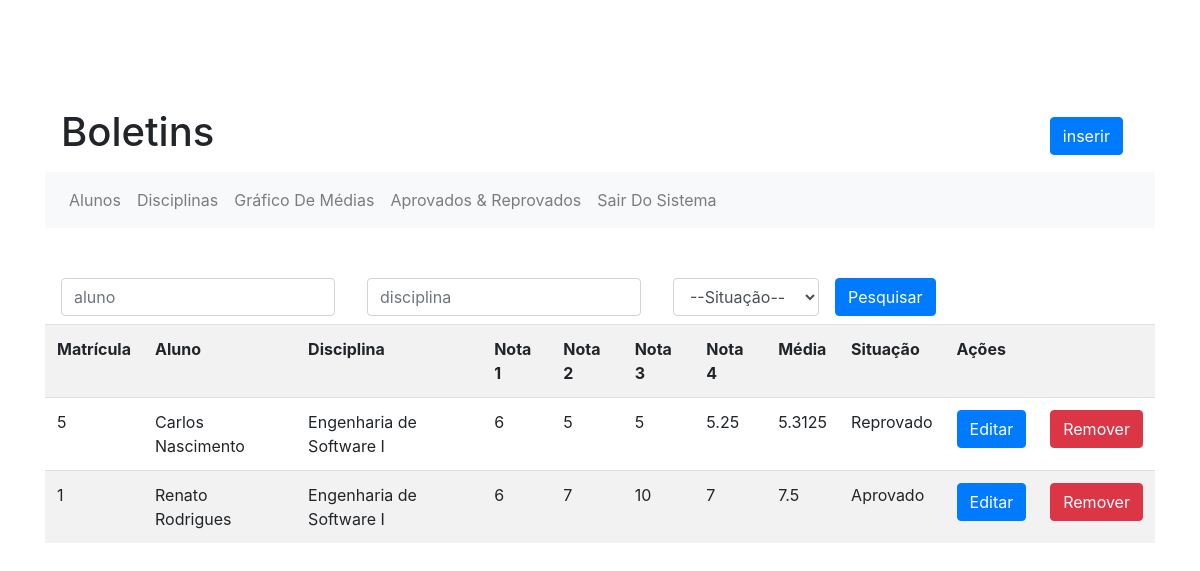
The app's page /boletins.php with its own data.
### tables this page shows
CREATE TABLE `alunos_disciplinas` (
  `id` int(11) NOT NULL,
  `matr_aluno` int(11) DEFAULT NULL,
  `cod_disciplina` int(11) DEFAULT NULL,
  `n1` double DEFAULT NULL,
  `n2` double DEFAULT NULL,
  `n3` double DEFAULT NULL,
  `n4` double DEFAULT NULL
);

### class/Boletim.php (called while the page is built, shortened)
<?php
    include_once('Mensagem.php');
    Class Boletim{
        public function exibir($id, $aluno, $disciplina, $situacao){
            global $sistema;
            $pdo = $sistema->getPdo();
            $query = "SELECT * FROM vw_boletins";
            $clausula = array();
            $i = 0;
            $id = (int) $id;
            $situacao = (int) $situacao;
            for($cont = 0; $cont < $i; $cont++){
                if($cont == 0){
                    $query .= " WHERE ".$clausula[$cont];
                }else{
                    $query .= " AND ".$clausula[$cont];
                }
            }
            $query .= " ORDER BY aluno";
            $sql = $pdo->prepare($query);
            $sql->execute();
            return $sql;
        }
    }
?>

### boletins.php (the view, shortened to what this page needs)
<?php
    include_once('class/Mensagem.php');
    include_once('class/Boletim.php');
    $b = new Boletim;
?>
    <!DOCTYPE html>
    <html>
        <head>
            <link rel="stylesheet" href="https://stackpath.bootstrapcdn.com/bootstrap/4.3.1/css/bootstrap.min.css">
            <link rel="stylesheet" href="css/boletins.css">
        </head>
        <body>
            <div class="container" id="boletins">
                <nav class="navbar navbar-light">
                    <h1>Boletins</h1>
                    <a class="navbar-brand" href="inserir_boletim.php">
                        <button class="btn btn-primary">inserir</button>
                    </a>
                </nav>
                <nav class="navbar navbar-expand-lg navbar-light bg-light">
                    <ul class="navbar-nav">
                        <li class="nav-item">
                            <a class="nav-link" href="index02.php">Alunos</a>
                        </li>
                        <li class="nav-item">
                            <a class="nav-link" href="disciplinas.php">Disciplinas</a>
                        </li>
                        <li class="nav-item">
                            <a class="nav-link" href="grafico.php">Gráfico De Médias</a>
                        </li>
                        <li class="nav-item">
                            <a class="nav-link" href="aprovadosereprovados.php">Aprovados & Reprovados</a>
                        </li>
                        <li class="nav-item">
                            <a class="nav-link" href="logout.php">Sair Do Sistema</a>
                        </li>
                    </ul>
                </nav>
                <form method="GET" class="form-inline" id="boletins_search">
                    <div class="form-group mx-sm-3 mb-2">
                        <input type="text" class="form-control" name="aluno" id="aluno" placeholder="aluno"
                        >
                    </div>
                    <div class="form-group mx-sm-3 mb-2">
                        <input type="text" class="form-control" name="disciplina" id="disciplina" placeholder="disciplina"
                        >
                    </div>
                    <div class="form-group mx-sm-3 mb-2">
                        <select class="form-control" name="situacao" id="situacao">
                            <?php
                                $situacoes = array();
                                $situacoes[0] = "--Situação--";
                                $situacoes[1] = "Aprovado";
                                $situacoes[2] = "Reprovado";
                                $situacoes[3] = "Recuperação";
                                for($i = 0; $i < 4; $i++){
                                    if(isset($_GET['situacao'])){
                                        $situacao = (int) $_GET['situacao'];
                                        if($situacao == $i){
                                            echo('<option selected value='.$i.'>'.$situacoes[$i].'</option>');
                                        }else{
                                            echo('<option value='.$i.'>'.$situacoes[$i].'</option>');
                                        }
                                    }else{
                                        echo('<option value='.$i.'>'.$situacoes[$i].'</option>');
                                    }
                                }
                            ?>
                        </select>
                    </div>
                    <button type="submit" id="pesquisar" class="btn btn-primary mb-2">Pesquisar</button>
                </form>
                <div id="div_tabela">
                <table class="table table-striped" id="table_boletins">
                <tr>
                    <th>Matrícula</th>
                    <th>Aluno</th>
                    <th>Disciplina</th>
                    <th>Nota 1</th>
                    <th>Nota 2</th>
                    <th>Nota 3</th>
                    <th>Nota 4</th>
                    <th>Média</th>
                    <th>Situação</th>
                    <th colspan="2">Ações</th>
                </tr>
                <?php
                    if(isset($_GET['aluno']) && isset($_GET['disciplina']) && isset($_GET['situacao'])){
                        $aluno = $_GET['aluno'];
                        $disciplina = $_GET['disciplina'];
                        $situacao = $_GET['situacao'];
                        $registros = $b->exibir(0, $aluno, $disciplina, $situacao);
                    }else{
                        $registros = $b->exibir(0, null, null, 0);
                    }
                    while($registro = $registros->fetch()){
                        echo('<tr>');
                        echo('<td>'.$registro['matricula'].'</td>');
                        echo('<td>'.$registro['aluno'].'</td>');
                        echo('<td>'.$registro['disciplina'].'</td>');
                        echo('<td>'.$registro['nota1'].'</td>');
                        echo('<td>'.$registro['nota2'].'</td>');
                        echo('<td>'.$registro['nota3'].'</td>');
                        echo('<td>'.$registro['nota4'].'</td>');
                        echo('<td>'.$registro['media'].'</td>');
                        echo('<td>'.$registro['situacao'].'</td>');
                        echo('<td>');
                        echo("<form method='GET' action='editar_boletim.php'>");
                        echo("<button type='submit' class='btn btn-primary'>Editar</button>");
                        echo("</form>");
                        echo('</td>');
                        echo('<td>');
                        echo("<form method='POST'>");
                        echo("<button type='submit' class='btn btn-danger'>Remover</button>");
                        echo("</form>");
                        echo('</tr>');
                    }
                ?>
                </table>
                </div>
            </div>
        </body>
    </html>

### css/boletins.css (style rules this page uses)
#boletins { margin-top: 100px; }
#boletins_search { margin-top: 50px; }
#div_tabela { overflow-x: auto; height: 390px; }

### records on screen
alunos_disciplinas: matricula "5", aluno "Carlos Nascimento", disciplina "Engenharia de Software I", nota1 "6", nota2 "5", nota3 "5", nota4 "5.25", media "5.3125", situacao "Reprovado"
alunos_disciplinas: matricula "1", aluno "Renato Rodrigues", disciplina "Engenharia de Software I", nota1 "6", nota2 "7", nota3 "10", nota4 "7", media "7.5", situacao "Aprovado"

### other values on screen
form field situacao "--Situação--"
